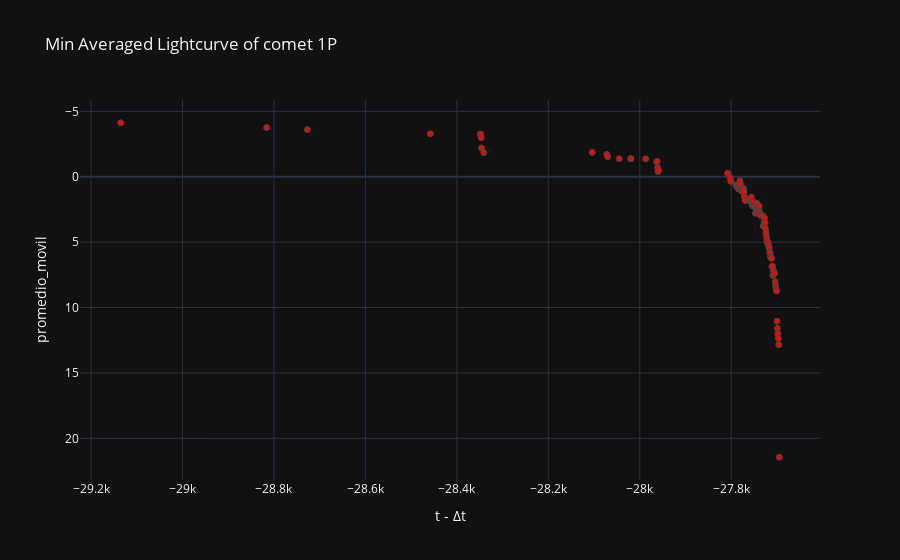

Notebook source saved alongside this figure:
### Code cell
# Gráfica de luz interna
labels = {'delta_t':'t - Δt','magnitud_reducida':'Magnitude reduced'}
fig = px.scatter(curva_de_luz_interna_v1_df, x='delta_t', y='promedio_movil', template= 'plotly_dark', labels= labels, title=f'Min Averaged Lightcurve of comet {nombre_cometa}')
fig.update_traces(marker=dict(color='red', size=6, line=dict(width=1, color='DarkSlateGrey')))
fig.update_yaxes(autorange="reversed")
fig.show()

### Figure 1 — Plotly figure (JSON) as saved in the notebook; plotly's stock layout.template omitted (floating-point values rounded to 4 significant figures)
{"data": [{"hovertemplate": "t - Δt=%{x}<br>promedio_movil=%{y}<extra></extra>", "legendgroup": "", "marker": {"color": "red", "line": {"color": "DarkSlateGrey", "width": 1}, "size": 6, "symbol": "circle"}, "mode": "markers", "name": "", "orientation": "v", "showlegend": false, "type": "scatter", "x": [-29135, -28816, -28727, -28458, -28349, -28348, -28347, -28346, -28341, -28104, -28072, -28070, -28045, -28020, -28019, -27987, -27963, -27962, -27961, -27960, -27959, -27808, -27802, -27801, -27790, -27788, -27787, -27786, -27785, -27784, -27783, -27781, -27780, -27779, -27777, -27776, -27775, -27774, -27773, -27772, -27771, -27770, -27760, -27757, -27756, -27755, -27754, -27753, -27752, -27751, -27750, -27749, -27748, -27747, -27746, -27745, -27744, -27743, -27742, -27741, -27740, -27739, -27738, -27737, -27736, -27731, -27730, -27729, -27728, -27727, -27726, -27725, -27724, -27723, -27722, -27721, -27720, -27719, -27718, -27717, -27716, -27715, -27714, -27713, -27712, -27711, -27710, -27709, -27708, -27707, -27705, -27704, -27703, -27702, -27701, -27700, -27699, -27698, -27697, -27696, -27695], "xaxis": "x", "y": [-4.128, -3.764, -3.605, -3.289, -3.257, -3.257, -2.983, -2.187, -1.837, -1.86, -1.706, -1.534, -1.38, -1.385, -1.384, -1.369, -1.121, -1.173, -0.6949, -0.4027, -0.4819, -0.2613, 0.07176, 0.3485, 0.6304, 0.691, 0.7591, 0.6345, 0.7313, 0.9331, 0.8158, 0.3069, 0.5428, 0.9599, 1.102, 1.086, 0.8619, 0.894, 0.9167, 1.184, 1.532, 1.813, 1.837, 1.906, 1.548, 2.036, 1.993, 2.232, 2.043, 1.93, 2.175, 2.276, 2.281, 2.78, 2.778, 2.52, 2.026, 2.572, 2.583, 2.422, 2.256, 2.237, 2.692, 2.891, 2.948, 2.977, 3.75, 3.779, 3.408, 3.163, 3.545, 3.977, 4.257, 4.559, 4.844, 5.022, 5.112, 5.043, 5.28, 5.438, 5.747, 5.814, 6.076, 6.172, 6.244, 6.861, 6.834, 7.551, 7.157, 7.39, 7.38, 8.029, 8.34, 8.575, 8.728, 11.04, 11.6, 12.01, 12.37, 12.84, 21.45], "yaxis": "y"}], "layout": {"legend": {"tracegroupgap": 0}, "title": {"text": "Min Averaged Lightcurve of comet 1P"}, "xaxis": {"anchor": "y", "domain": [0, 1], "title": {"text": "t - Δt"}}, "yaxis": {"anchor": "x", "autorange": "reversed", "domain": [0, 1], "title": {"text": "promedio_movil"}}}}
